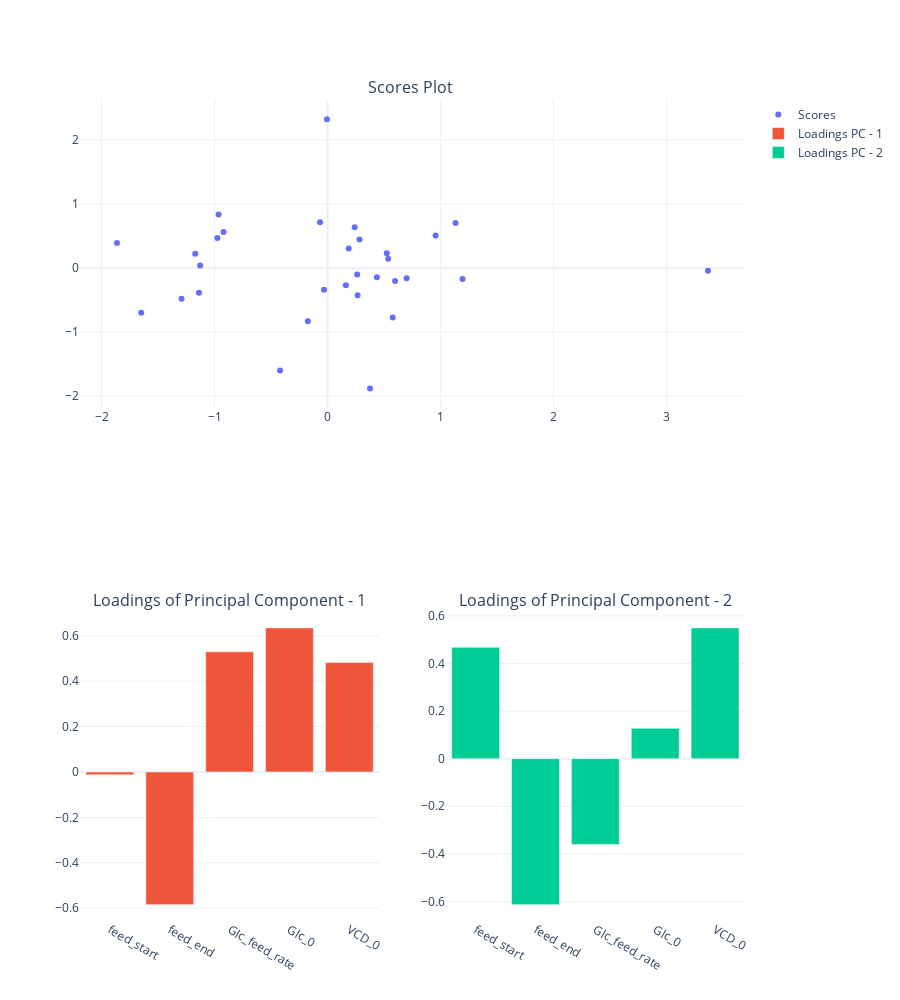

Notebook cell for this chart:
### Markdown cell above
### PCA

### Code cell
plot_pls_scores(pipe, pc_x_axis=1, pc_y_axis=2)

### Figure 1 — Plotly figure (JSON) as saved in the notebook; plotly's stock layout.template omitted (floating-point values rounded to 4 significant figures)
{"data": [{"mode": "markers", "name": "Scores", "type": "scatter", "x": [-1.17, -1.863, -0.964, -0.4204, 0.1867, 0.9561, -0.005616, 0.5367, 0.3761, 1.133, -0.03127, 0.2826, 0.6996, 1.194, 0.5978, -0.06627, 0.2659, -1.128, -0.9744, 0.524, 0.5761, -1.649, 0.2403, 3.366, -1.138, 0.1625, -1.292, 0.2623, -0.1748, -0.9201, 0.4364], "xaxis": "x", "y": [0.2224, 0.3896, 0.8348, -1.598, 0.303, 0.5046, 2.32, 0.1454, -1.877, 0.7019, -0.3392, 0.4421, -0.1607, -0.1741, -0.2037, 0.7106, -0.4256, 0.03732, 0.4665, 0.229, -0.7726, -0.6992, 0.634, -0.0431, -0.3861, -0.2694, -0.479, -0.101, -0.8305, 0.5609, -0.1431], "yaxis": "y"}, {"name": "Loadings PC - 1", "type": "bar", "x": ["feed_start", "feed_end", "Glc_feed_rate", "Glc_0", "VCD_0"], "xaxis": "x2", "y": [-0.01274, -0.5845, 0.5294, 0.6346, 0.4821], "yaxis": "y2"}, {"name": "Loadings PC - 2", "type": "bar", "x": ["feed_start", "feed_end", "Glc_feed_rate", "Glc_0", "VCD_0"], "xaxis": "x3", "y": [0.4681, -0.6132, -0.361, 0.1276, 0.5496], "yaxis": "y3"}], "layout": {"annotations": [{"font": {"size": 16}, "showarrow": false, "text": "Scores Plot ", "x": 0.5, "xanchor": "center", "xref": "paper", "y": 1, "yanchor": "bottom", "yref": "paper"}, {"font": {"size": 16}, "showarrow": false, "text": "Loadings of Principal Component - 1", "x": 0.225, "xanchor": "center", "xref": "paper", "y": 0.375, "yanchor": "bottom", "yref": "paper"}, {"font": {"size": 16}, "showarrow": false, "text": "Loadings of Principal Component - 2", "x": 0.775, "xanchor": "center", "xref": "paper", "y": 0.375, "yanchor": "bottom", "yref": "paper"}], "height": 1000, "xaxis": {"anchor": "y", "domain": [0, 1]}, "xaxis2": {"anchor": "y2", "domain": [0, 0.45]}, "xaxis3": {"anchor": "y3", "domain": [0.55, 1]}, "yaxis": {"anchor": "x", "domain": [0.625, 1]}, "yaxis2": {"anchor": "x2", "domain": [0, 0.375]}, "yaxis3": {"anchor": "x3", "domain": [0, 0.375]}}}
